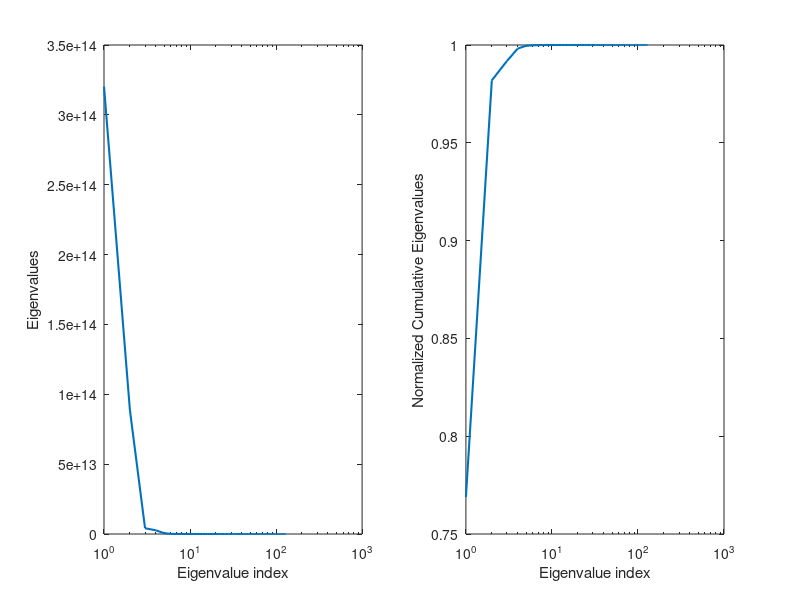
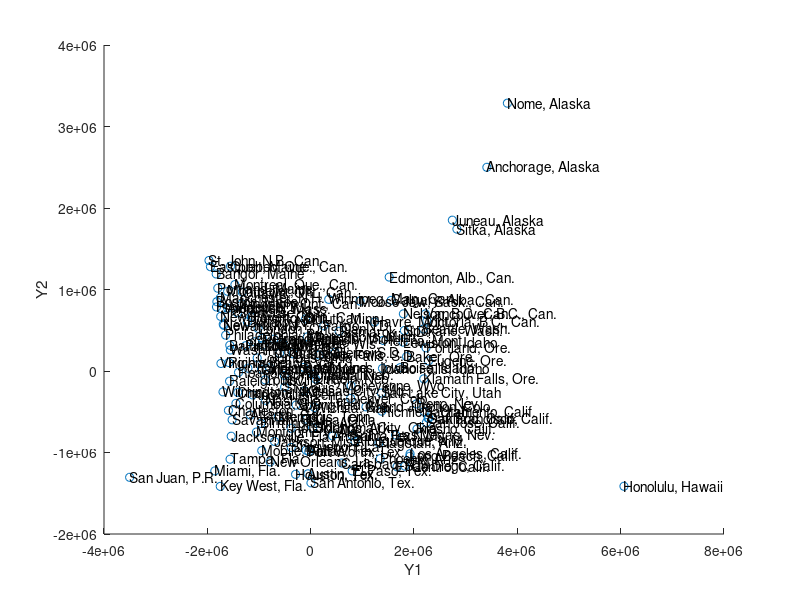
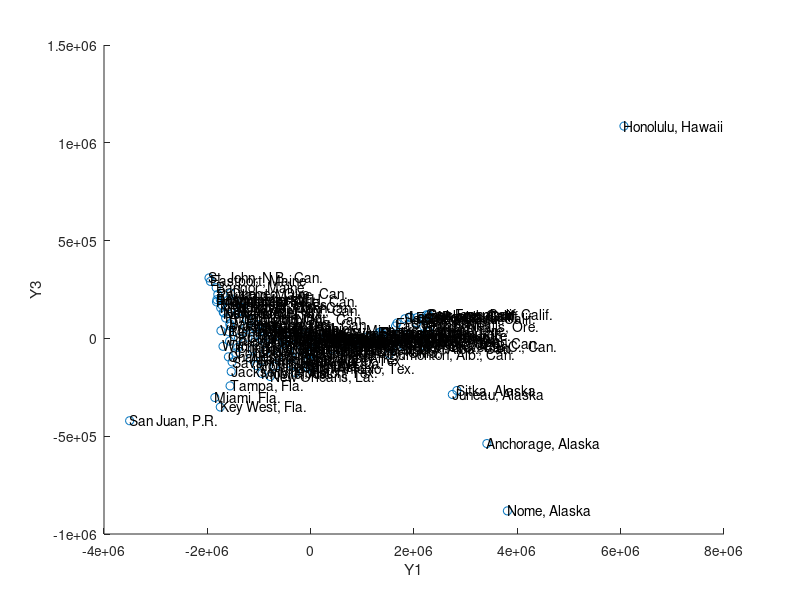
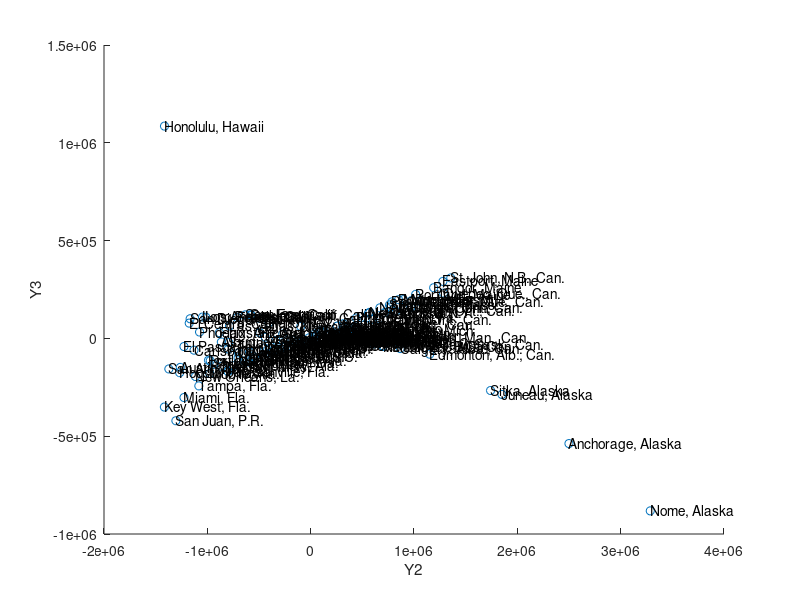

MATLAB code to generate these figures, in order:
clear;clc;
% loading files
us_data = load('us_city_distance.mat');
world_distance = load('world_city_distance.mat');

% getting data from us_city_distance file
us_d = us_data.d;
us_names = us_data.names;
num_nodes = length(us_d);

% creating H matrix
us_H = eye(num_nodes) - (1/num_nodes)*ones(num_nodes, 1)*ones(1,num_nodes);
us_S = us_d.^2;

% computing tau d_g
us_T_DG = -us_H*us_S*us_H/2;
[eigvec, full_eigval, ignore] = svd(us_T_DG);

% plotting eigenvalues
eigval = diag(full_eigval);
figure;
subplot(1, 2, 1);
semilogx(1:1:size(us_S, 1), eigval, 'LineWidth', 1.5);
xlabel('Eigenvalue index');
ylabel('Eigenvalues');

cum_eigval = cumsum(eigval);
subplot(1, 2, 2);
semilogx(1:1:size(us_S, 1), cum_eigval/cum_eigval(length(cum_eigval)), 'LineWidth', 1.5);
xlabel('Eigenvalue index');
ylabel('Normalized Cumulative Eigenvalues');

d = 3;
y = zeros(num_nodes, d);
d_eigvec = eigvec(:,1:d);

% creating the embedding representation
for i = 1:num_nodes
    for j = 1:d
        y(i,j) = sqrt(eigval(j)) * eigvec(i,j);
    end
end

% 2D scatter plots
figure, scatter(y(:,1), y(:,2));
text(y(:,1), y(:,2), us_names);
xlabel('Y1');ylabel('Y2');

figure, scatter(y(:,1), y(:,3));
text(y(:,1), y(:,3), us_names);
xlabel('Y1');ylabel('Y3');

figure, scatter(y(:,2), y(:,3));
text(y(:,2), y(:,3), us_names);
xlabel('Y2');ylabel('Y3');

% 3D scatter plot
figure, scatter3(y(:,1), y(:,2), y(:,3));
text(y(:,1), y(:,2), y(:,3), us_names);
xlabel('Y1');ylabel('Y2');zlabel('Y3');